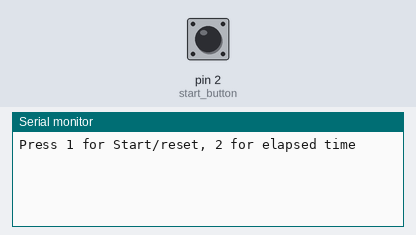
A sketch run on a simulated Arduino Uno, built with avr-gcc and run on an emulated ATmega328P. Shown: the last lines printed to the serial monitor. The inputs (shaded band) are chosen by the test bench; at power-on: pin 2 (start_button) LOW.

Above: at 1.2 s.
1.3 s: pin 2 (start_button) pulled HIGH for 0.15 s
At 2.7 s:
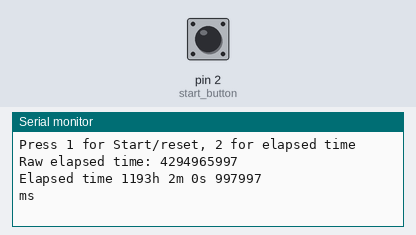
3.0 s: pin 2 (start_button) pulled HIGH for 1 s
At 5.2 s:
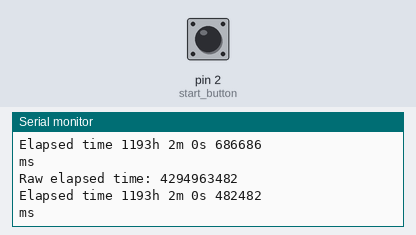
5.5 s: pin 2 (start_button) pulled HIGH for 0.15 s
At 6.8 s:
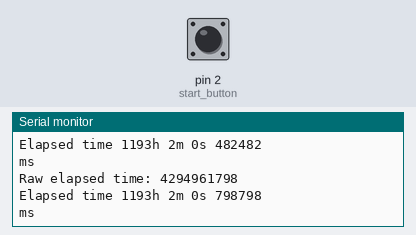
7.1 s: pin 2 (start_button) driven HIGH
At 7.49 s:
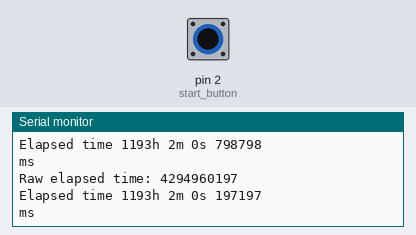
Timing chart, 0 to 10.1 s (numbered marks = the images above; inputs shaded):
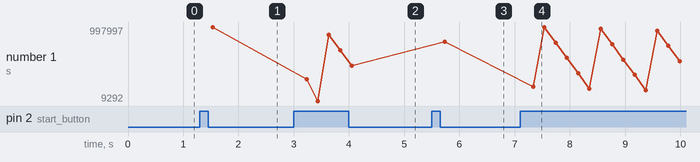

Measured:
- after the input at 1.3 s, the serial monitor: prints a new line after 0.20 s (image 1)
- after the input at 3.0 s, the serial monitor: prints a new line after 0.20 s (image 2)
- after the input at 5.5 s, the serial monitor: prints a new line after 0.20 s (image 3)
- after the input at 7.1 s, the serial monitor: prints a new line after 0.20 s (image 4)
- plotted number 1: 997997 → 482482 after the input at 3.0 s, 482482 → 798798 after the input at 5.5 s, 798798 → 519519 after the input at 7.1 s

The sketch:

project24.ino
```cpp
unsigned long starting, finished, elapsed;

void setup() {
  // put your setup code here, to run once:
  Serial.begin(9600);
  pinMode(2, INPUT); // start button
  pinMode(3, INPUT); // stop button
  Serial.println("Press 1 for Start/reset, 2 for elapsed time");
}

void displayResult()
{
  float h, m, s, ms;
  unsigned long over;

  elapsed = finished - starting;

  h = int(elapsed / 3600000);
  over = elapsed % 3600000;
  m = int (over / 60000);
  over = over % 60000;
  s - int (over / 1000);
  ms = over % 1000;

  Serial.print("Raw elapsed time: ");
  Serial.println(elapsed);
  Serial.print("Elapsed time ");
  Serial.print(h, 0);
  Serial.print("h ");
  Serial.print(m, 0);
  Serial.print("m ");
  Serial.print(s, 0);
  Serial.print("s ");
  Serial.print(ms, 0);
  Serial.println(ms, 0);
  Serial.println("ms");
  Serial.println();
}

void loop() {
  // put your main code here, to run repeatedly:
  if (digitalRead(2) == HIGH)
  {
    starting = millis();
    delay(200); // for debounce
    displayResult();
  }
}
```
